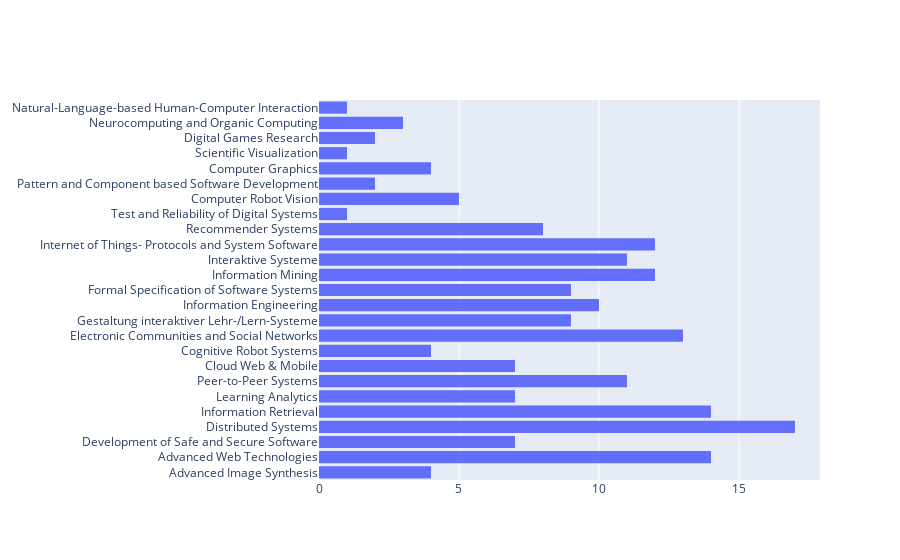

The code cell stored with this chart in its notebook:
### Code cell
fig5 = go.Figure(data=[go.Histogram(y=df_subs1['sub'].values)])
fig5.show()

### Figure 1 — Plotly figure (JSON) as saved in the notebook; plotly's stock layout.template omitted (floating-point values rounded to 4 significant figures; data arrays with more than 128 entries replaced by an {"elided": "..."} marker saying what was removed)
{"data": [{"type": "histogram", "y": {"elided": "188 str values"}}], "layout": {}}
